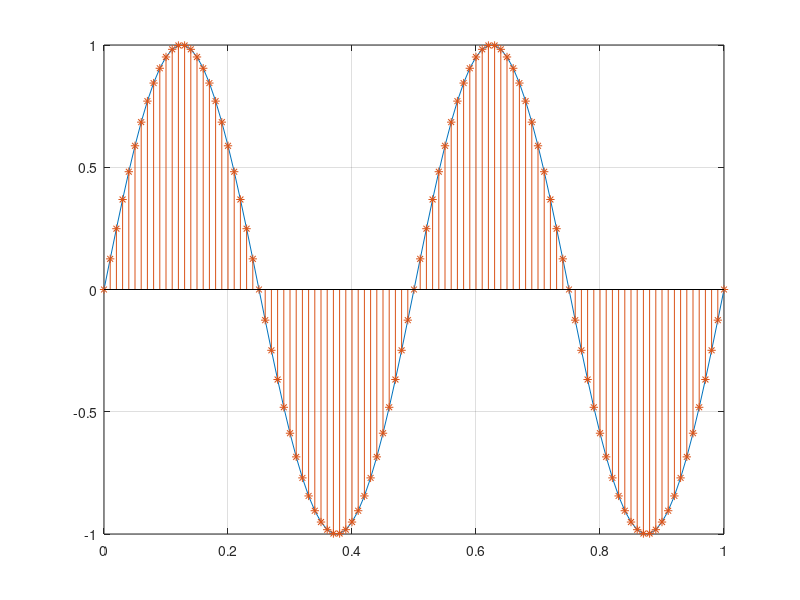

This chart was generated by the following MATLAB code:
clear all
clc
%rate=input("Set sampling rate : ");
t=0:0.01:1;
y= sin(2*pi*2*t);
figure(1)
plot(t,y);
hold on

t1 = 0:0.002:1;
y1 = sin(2*pi*2*t1);
t2 = t1(1:5:end);
figure(1)
stem(t2,y,'*');
grid on